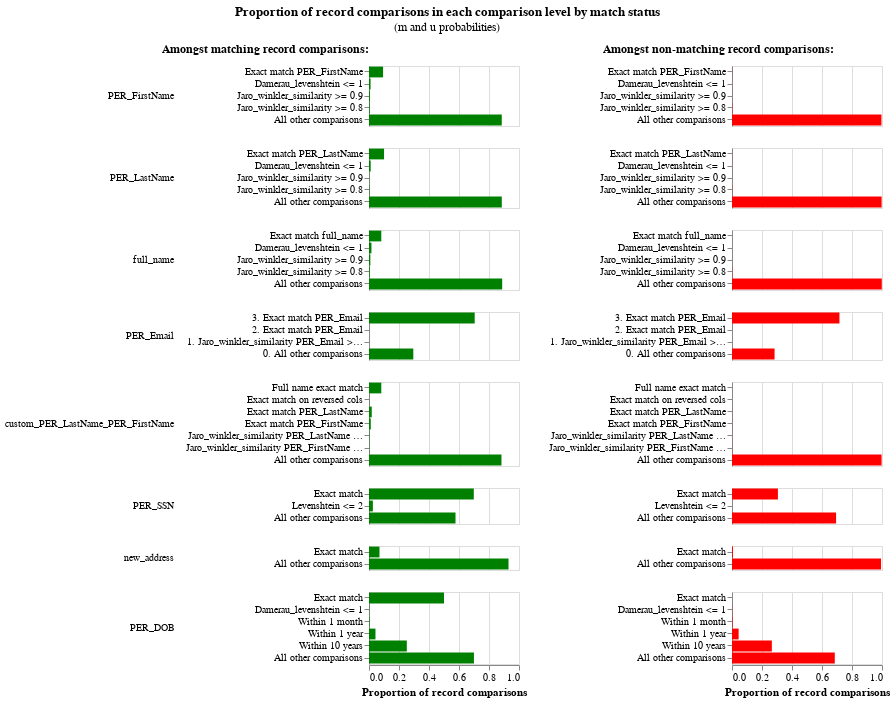

The notebook cell saved with this chart:
### Code cell
linker.m_u_parameters_chart()
